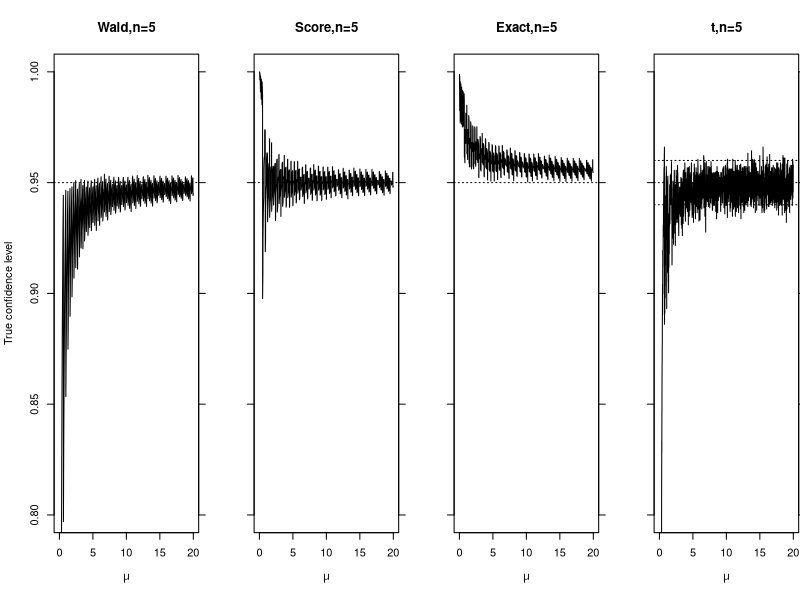
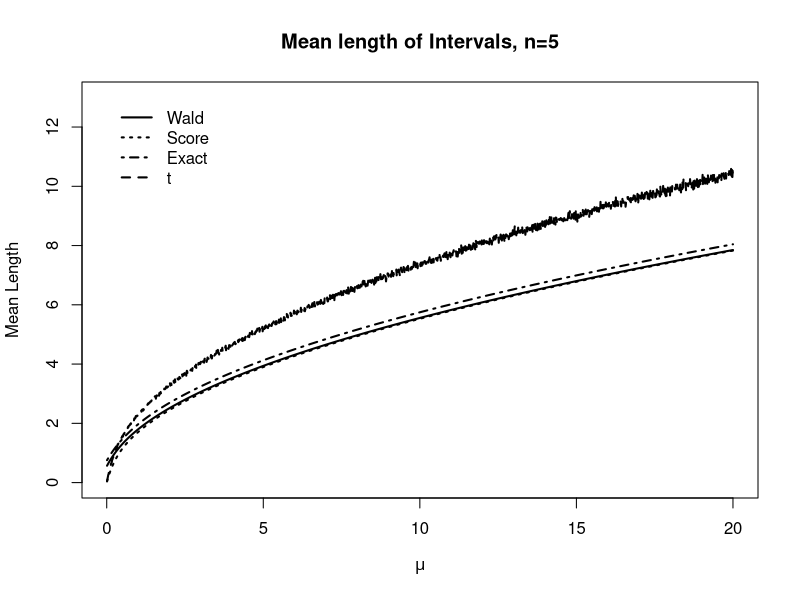
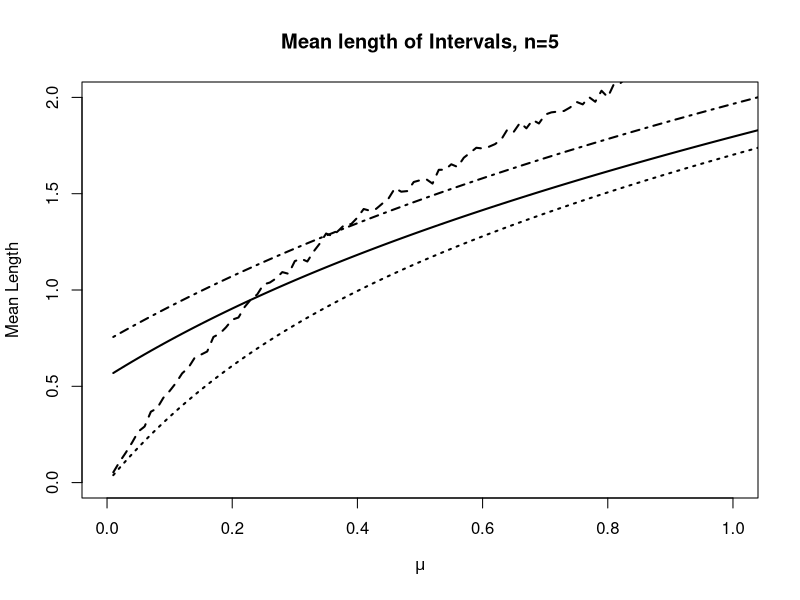
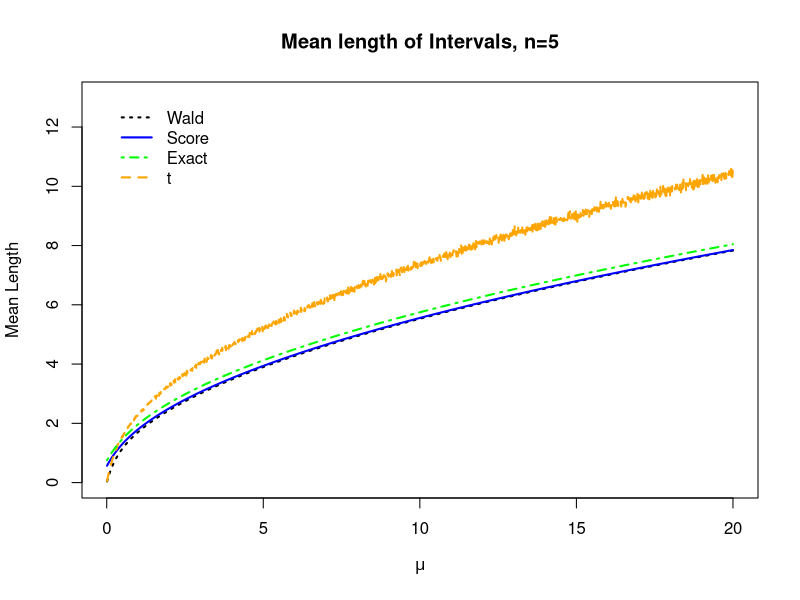
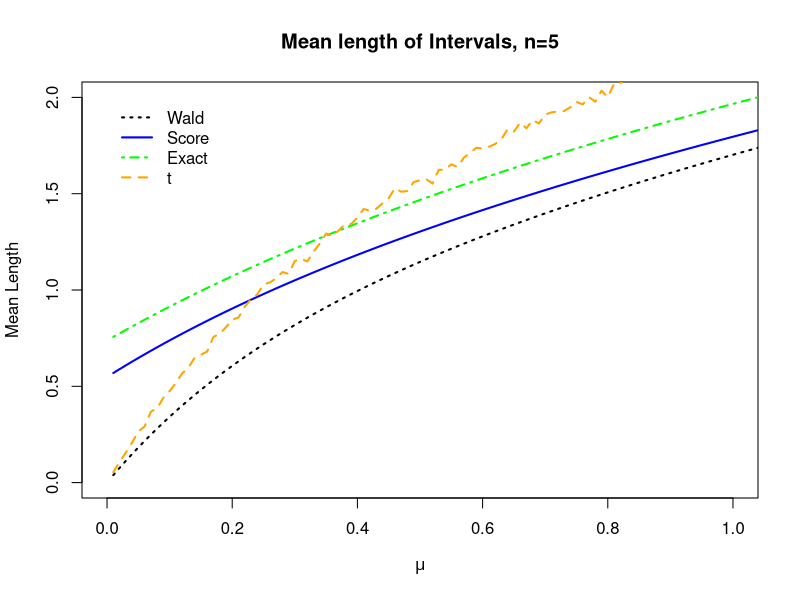

Write R code to recreate these figures, in order.
###########################################################################
# NAME:  Chris Bilder  / Tom Loughin                                      #
# DATE:  2012-01-24                                                       #
# PURPOSE: True confidence level for Wald, Score, Exact, and t interval   #
#   for the parameter of a Poisson distribution                           #
# NOTES:                                                                  #
###########################################################################

# Initial settings and calculations
alpha <- 0.05
n <- 5
sum.y <- c(0:(40*n))
y.bar <- sum.y/n

# Wald
lower.wald <- y.bar - qnorm(p = 1 - alpha/2)*sqrt(y.bar/n)
upper.wald <- y.bar + qnorm(p = 1 - alpha/2)*sqrt(y.bar/n)
length.wald <- upper.wald - lower.wald

# Score
lower.score <- (y.bar + qnorm(p = 1 - alpha/2)/(2*n)) - qnorm(p = 1 - alpha/2) * sqrt((y.bar + qnorm(p = 1 - alpha/2)/(4*n))/n) 
upper.score <- (y.bar + qnorm(p = 1 - alpha/2)/(2*n)) + qnorm(p = 1 - alpha/2) * sqrt((y.bar + qnorm(p = 1 - alpha/2)/(4*n))/n) 
length.score <- upper.score - lower.score

# Exact
lower.exact <- qchisq(p = alpha/2, df = 2*sum.y)/(2*n)
upper.exact <- qchisq(p = 1 - alpha/2, df = 2*(sum.y + 1))/(2*n)
length.exact <- upper.exact - lower.exact

# All mu's
mu.seq <- seq(from = .01, to = 20, by = .01)

# Save true confidence levels in a matrix
save.true.conf <- matrix(data = NA, nrow = length(mu.seq), ncol = 9)

# Create counter for the loop
counter <- 1

# Function to simulate Poisson data and calculate mean and variance
mv.func <- function(mu, R, n) {
  y <- matrix(data = rpois(R*n, lambda = mu), nrow = n, ncol = R) 

  mean.y <- apply(X = y, MARGIN = 2, FUN = mean)
  var.y <- apply(X = y, MARGIN = 2, FUN = var)

  cbind(mean.y, var.y)
}

# Loop over each pi that the true confidence level is calculated on each
for(mu in mu.seq) {

  pmf <- dpois(x = sum.y, lambda = n*mu)

  # Wald
  save.wald <- ifelse(test = mu > lower.wald, yes = ifelse(test = mu < upper.wald, yes = 1, no = 0), no = 0)
  wald <- sum(save.wald * pmf)
  wald.l <- sum(length.wald * pmf)

  # Score
  save.score <- ifelse(test = mu > lower.score, yes = ifelse(test = mu < upper.score, yes = 1, no = 0), no = 0)
  score <- sum(save.score * pmf)
  score.l <- sum(length.score * pmf)
  
  # exact
  save.exact <- ifelse(test = mu > lower.exact, yes = ifelse(test = mu < upper.exact, yes = 1, no = 0), no = 0)
  exact <- sum(save.exact * pmf)
  exact.l <- sum(length.exact * pmf)
  
  # t: Generate data, compute mean and variance with mv.func
  R = 1825
  mean.var <- mv.func(mu = mu, R = R, n = n)

  # t intervals
  lowert <- mean.var[,1] - qt(p = 1 - alpha/2, df = n - 1) * sqrt(mean.var[,2]/n)
  uppert <- mean.var[,1] + qt(p = 1 - alpha/2, df = n - 1) * sqrt(mean.var[,2]/n)
  length.t <- uppert - lowert

  save.t <- ifelse(test = mu > lowert, yes = ifelse(test = mu < uppert, yes = 1, no = 0), no = 0)
  tt <- mean(save.t)
  t.l <- mean(length.t)

# Save all coverage estimates and lengths for this mu
  save.true.conf[counter,] <- c(mu, wald, score, exact, tt, wald.l, score.l, exact.l, t.l)
  counter <- counter + 1
  
}
  
###################
# CHRIS EDITED HERE
# Plots: Confidence level B/W
x11(width = 12, height = 5, pointsize = 20)
# pdf(file = "c:\\figures\\Figure4.2-1BW.pdf", width = 12, height = 5, colormodel = "cmyk", pointsize = 20)   # Create plot for book
par(mfrow = c(1,4)) #1x4 plotting grid
par(mar =  c(5, 4, 4, 0) + 0.1) #Extends right margin to edge of plot

plot(x = save.true.conf[,1], y = save.true.conf[,2], main = paste("Wald,n=", n, sep=""),
  xlab = expression(mu), ylab = "True confidence level", type = "l", ylim = c(0.8,1))
abline(h = 1 - alpha, lty = "dotted") #Can add , col="red"
axis(side = 4, at = seq(from = 0.8, to = 1, by = 0.05), labels = FALSE)
plot(x = save.true.conf[,1], y = save.true.conf[,3], main = paste("Score,n=", n, sep=""),
  xlab = expression(mu), ylab = "", type = "l", ylim = c(0.8,1),
  yaxt = "n")
axis(side = 2, at = seq(from = 0.8, to = 1, by = 0.05), labels = FALSE)
axis(side = 4, at = seq(from = 0.8, to = 1, by = 0.05), labels = FALSE)
abline(h = 1 - alpha, lty = "dotted") #Can add , col="red"
plot(x = save.true.conf[,1], y = save.true.conf[,4], main = paste("Exact,n=", n, sep=""),
  xlab = expression(mu), ylab = "", type = "l", ylim = c(0.8,1), yaxt = "n")
axis(side = 2, at = seq(from = 0.8, to = 1, by = 0.05), labels = FALSE)
axis(side = 4, at = seq(from = 0.8, to = 1, by = 0.05), labels = FALSE)
abline(h = 1 - alpha, lty = "dotted") #Can add , col="red"
plot(x = save.true.conf[,1], y = save.true.conf[,5], main = paste("t,n=", n, sep=""),
 xlab = expression(mu), ylab = NA, type = "l", ylim = c(0.8,1), yaxt = "n")
axis(side = 2, at = seq(from = 0.8, to = 1, by = 0.05), labels = FALSE)
axis(side = 4, at = seq(from = 0.8, to = 1, by = 0.05), labels = FALSE)
abline(h = 1 - alpha + 1.96*sqrt(alpha*(1 - alpha)/R), lty = "dotted")
abline(h = 1 - alpha - 1.96*sqrt(alpha*(1 - alpha)/R), lty = "dotted")
abline(h = 1 - alpha, lty = "dotted") #Can add , col="red"
par(mar =  c(5, 4, 4, 2) + 0.1) #default
# dev.off()  # Create plot for book

# Could also  reduce the second element of mar, but the "True confidence level"
#  y-axis label on the first plot would be left off. It may stil be clear from the figure caption what is plotted.
###################

# Plots: average length: B/W
x11(width = 7, height = 6, pointsize = 15)
# pdf(file = "c:\\figures\\Figure4.3-1BW.pdf", width = 7, height = 6, colormodel = "cmyk", pointsize = 15)   # Create plot for book
# pdf(file = "c:\\figures\\Figure4.3-2BW.pdf", width = 7, height = 6, colormodel = "cmyk", pointsize = 15)   # Create plot for book
plot(x = save.true.conf[,1], y = save.true.conf[,6], main = paste("Mean length of Intervals, n=", n, sep = ""),
  xlab = expression(mu), ylim = c(0, floor(30/sqrt(n))), ylab = "Mean Length", type = "l", lty = 3, lwd = 2)
lines(x = save.true.conf[,1], y = save.true.conf[,7],  type = "l", lty = 1, lwd = 2)
lines(x = save.true.conf[,1], y = save.true.conf[,8],  type = "l", lty = 4, lwd = 2)
lines(x = save.true.conf[,1], y = save.true.conf[,9],  type = "l", lty = 2, lwd = 2)
legend(x = 0, y = floor(30/sqrt(n)), legend = c("Wald", "Score", "Exact", "t"), lty = c("solid", "dotted", "dotdash", "dashed"), lwd = 2, bty = "n")
# dev.off()  # Create plot for book


# Plots: Average length at small mu: B/W
x11(width = 7, height = 6, pointsize = 15)
plot(x = save.true.conf[,1], y = save.true.conf[,6], main = paste("Mean length of Intervals, n=", n, sep=""),
  xlab = expression(mu), ylab = "Mean Length", type = "l", lty = 3, lwd = 2, xlim = c(0,1),
  ylim= c(0,ceiling(4/sqrt(n))))
lines(x = save.true.conf[,1], y = save.true.conf[,7],  type = "l", lty = 1, lwd = 2)
lines(x = save.true.conf[,1], y = save.true.conf[,8],  type = "l", lty = 4, lwd = 2)
lines(x = save.true.conf[,1], y = save.true.conf[,9],  type = "l", lty = 2, lwd = 2)
legend(x = 0, y = floor(30/sqrt(n)), legend = c("Wald", "Score", "Exact", "t"), lty = c("solid", "dotted", "dotdash", "dashed"), lwd = 2, bty = "n")

# Plots: average length: Color
x11(width = 7, height = 6, pointsize = 15)
# pdf(file = "c:\\figures\\Figure4.3-1color.pdf", width = 7, height = 6, colormodel = "cmyk", pointsize = 15)   # Create plot for book
# pdf(file = "c:\\figures\\Figure4.3-2color.pdf", width = 7, height = 6, colormodel = "cmyk", pointsize = 15)   # Create plot for book
plot(x = save.true.conf[,1], y = save.true.conf[,6], main = paste("Mean length of Intervals, n=", n, sep = ""),
  xlab = expression(mu), ylim = c(0,floor(30/sqrt(n))), ylab = "Mean Length", type = "l", lty = 3, lwd = 2)
lines(x = save.true.conf[,1], y = save.true.conf[,7],  type = "l", lty = 1, lwd = 2, col="blue")
lines(x = save.true.conf[,1], y = save.true.conf[,9],  type = "l", lty = 2, lwd = 2, col="orange")
lines(x = save.true.conf[,1], y = save.true.conf[,8],  type = "l", lty = 4, lwd = 2, col="green")
legend(x = 0, y = floor(30/sqrt(n)), legend=c("Wald", "Score", "Exact", "t"), lty = c(3,1,4,2), col = c("black", "blue", "green", "orange"), lwd = 2, bty = "n")
# dev.off()  # Create plot for book

# Plots: Average length at small mu: Color
x11(width = 7, height = 6, pointsize = 15)
plot(x = save.true.conf[,1], y = save.true.conf[,6], main = paste("Mean length of Intervals, n=", n, sep = ""),
  xlab = expression(mu), ylab = "Mean Length", type = "l", lty = 3, lwd = 2, xlim = c(0,1), ylim = c(0,ceiling(4/sqrt(n))))
lines(x = save.true.conf[,1], y = save.true.conf[,7],  type = "l", lty = 1, lwd = 2, col="blue")
lines(x = save.true.conf[,1], y = save.true.conf[,8],  type = "l", lty = 4, lwd = 2, col="green")
lines(x = save.true.conf[,1], y = save.true.conf[,9],  type = "l", lty = 2, lwd = 2, col="orange")
legend(x = 0, y = ceiling(4/sqrt(n)), legend = c("Wald", "Score", "Exact", "t"), lty = c(3,1,4,2), col = c("black", "blue", "green", "orange"), lwd = 2, bty = "n")


